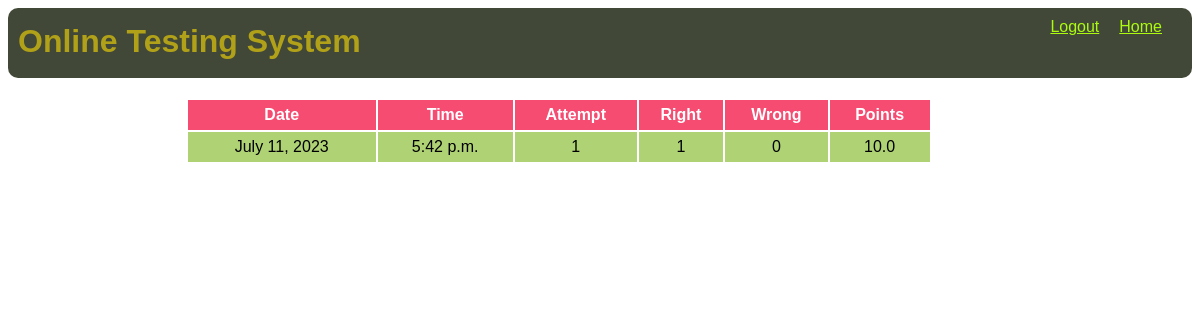
/result (signed in), run on the app's committed database.
### OTS/models.py (models this page shows)
class Result(models.Model):
    resultid = models.BigAutoField(primary_key=True, auto_created=True)
    username = models.ForeignKey(Candidate, on_delete=models.CASCADE)
    date = models.DateField(auto_now=True)
    time = models.TimeField(auto_now=True)
    attempt = models.IntegerField()
    right = models.IntegerField()
    wrong = models.IntegerField()
    points = models.FloatField()

### OTS/views.py (the view)
# urls.py: path('result', showTestResult, name='result'),
def showTestResult(request):
    if 'name' not in request.session.keys():
        res = HttpResponseRedirect("login")
    result = Result.objects.filter(resultid=Result.objects.latest('resultid').resultid,
                                   username_id=request.session['username'])
    context = {'result': result}
    res = render(request, 'show_result.html', context)
    return res

### OTS/templates/show_result.html (shortened to what this page needs)
{% extends 'main.html' %}
{% block top %}
<a href="{% url 'OTS:home' %}">Home</a>
<a href="{% url 'OTS:logout' %}">Logout</a>
{% endblock %}
{% block content %}
<table>
    <tr>
        <th>Date</th>
        <th>Time</th>
        <th>Attempt</th>
        <th>Right</th>
        <th>Wrong</th>
        <th>Points</th>
    </tr>
    {% for r in result%}
    <tr>
        <td>{{r.date}}</td>
        <td>{{r.time}}</td>
        <td>{{r.attempt}}</td>
        <td>{{r.right}}</td>
        <td>{{r.wrong}}</td>
        <td>{{r.points}}</td>
    </tr>
    {% endfor %}
</table>
{% endblock %}

### OTS/static/theme.css (style rules this page uses)
* { font-family:'Gill Sans', 'Gill Sans MT', Calibri, 'Trebuchet MS', sans-serif; }
table { width:90%; }
table tr:nth-child(odd) { background-color:#6e8543; color:white; height:30px; }
table tr:nth-child(even) { background-color:#AFD275; height:30px; }
table tr:first-child { background-color:#F64C72; }
table td { text-align:center; }

### OTS/static/mystyle.css (style rules this page uses)
body { align-items: center; min-height: 100vh; background: url("https://images.pexels.com/photos/1072179/pexels-photo-1072179.jpeg?auto=compress&cs=tinysrgb&w=1600") no-repeat; background-size: cover; }
.top div.menu a { color:#acfb0f; float: right; margin-right: 20px; min-width:15px; }

### data on the page
Result: date "July 11, 2023", time "5:42 p.m.", attempt "1", right "1", wrong "0", points "10.0"
